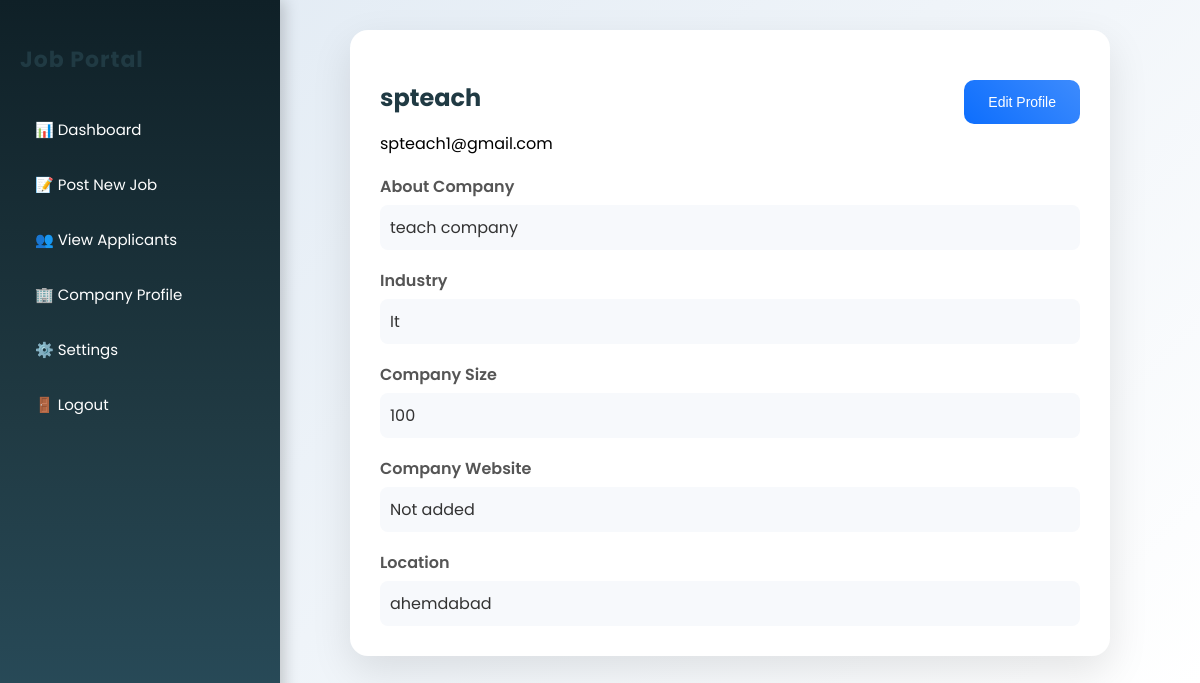
/company-profile/ (signed in), run on an earlier commit of the app's database.
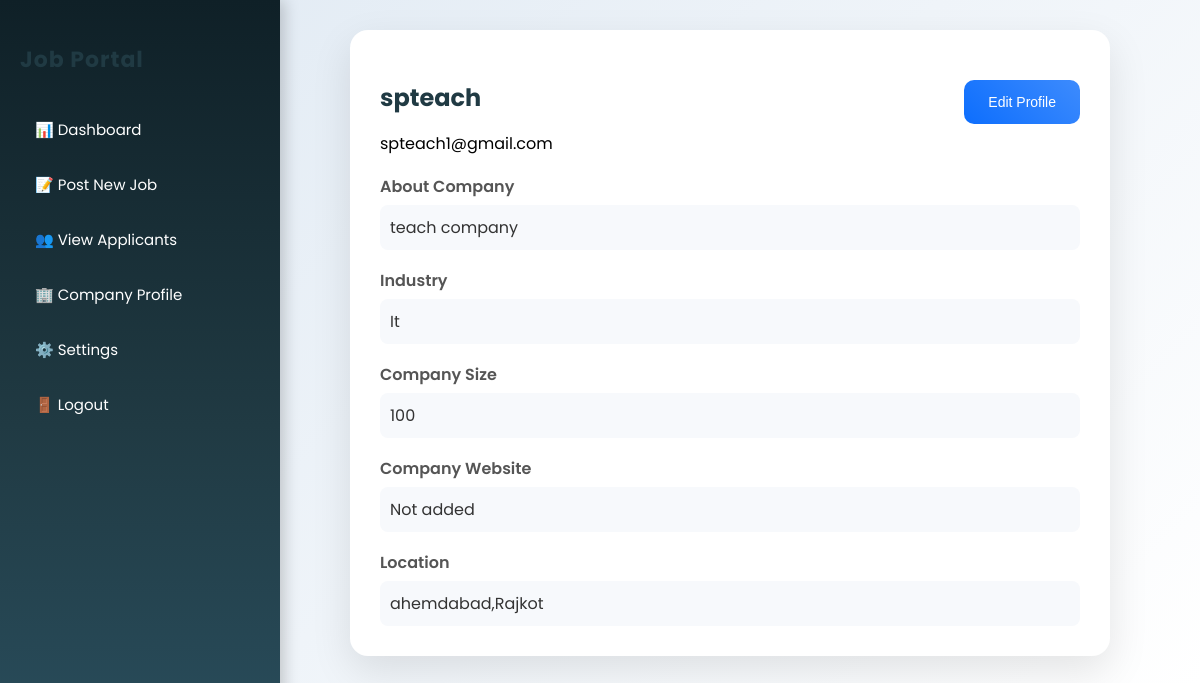
And on a later commit of the database.
### myapp/models.py (models this page shows, shortened)
class CompanyProfile(models.Model):
    user = models.OneToOneField(
        User,
        on_delete=models.CASCADE,
        related_name="company_profile"
    )
    about_company = models.TextField(blank=True)
    industry = models.CharField(max_length=100, blank=True)
    company_size = models.CharField(max_length=50, blank=True)
    website = models.URLField(blank=True)
    location = models.CharField(max_length=150, blank=True)

### myapp/views.py (the view, shortened to what this page needs)
# urls.py: path('company-profile/', views.jobprovider_company_profile, name='jobprovider_company_profile'),
@login_required(login_url='login_jobprovider')
def jobprovider_company_profile(request):
    company, created = CompanyProfile.objects.get_or_create(
        user=request.user
    )
    edit_mode = request.GET.get("edit") == "true"
    return render(request, "jobprovider_company_profile.html", {
        "company": company,
        "edit_mode": edit_mode
    })

### templates/jobprovider_company_profile.html (shortened to what this page needs)
<!DOCTYPE html>
<html lang="en">
<head>
</head>
<body>
{% include 'jobprovider_sidebar.html' %}
<div class="main">
    <div class="card">
        {% if not edit_mode %}
            <a href="{% url 'jobprovider_company_profile' %}?edit=true">
            <button class="edit-btn">Edit Profile</button>
            </a>
            <h2>{{ request.user.first_name }}</h2>
            <p>{{ request.user.email }}</p>
            <div class="label">About Company</div>
            <div class="value">
                {{ company.about_company|default_if_none:"Company description not added yet." }}
            </div>
            <div class="label">Industry</div>
            <div class="value">
                {{ company.industry|default_if_none:"Not specified" }}
            </div>
            <div class="label">Company Size</div>
            <div class="value">
                {{ company.company_size|default_if_none:"Not specified" }}
            </div>
            <div class="label">Company Website</div>
            <div class="value">
                {% if company.website %}
                    <a href="{{ company.website }}" target="_blank">{{ company.website }}</a>
                {% else %}
                    Not added
                {% endif %}
            </div>
            <div class="label">Location</div>
            <div class="value">
                {{ company.location|default_if_none:"Not added" }}
            </div>
        {% endif %}
    </div>
</div>
</body>
</html>

What changed in the data, as far as the page shows it:
changed CompanyProfile "teach company": location "ahemdabad" → "ahemdabad,Rajkot"
